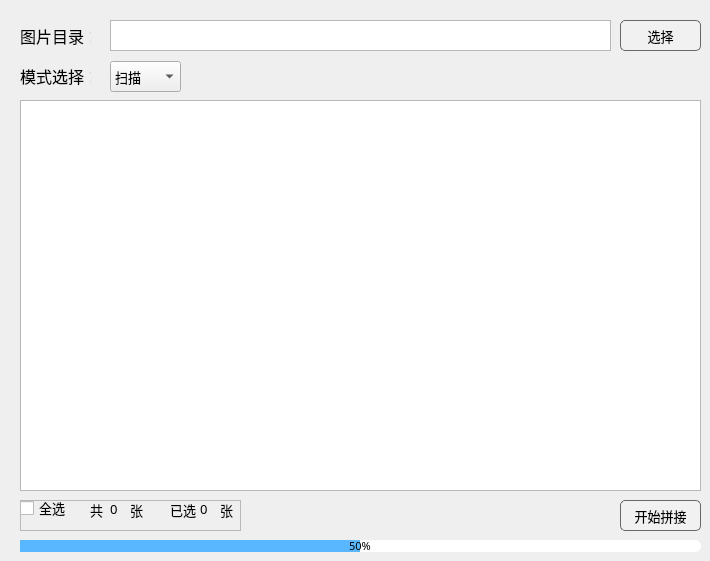
    <widget class="QWidget" name="tabWidgetPage2">
     <attribute name="icon">
      <iconset resource="main_qrc.qrc">
       <normaloff>:/icons/icon/camera.png</normaloff>:/icons/icon/camera.png</iconset>
     </attribute>
     <attribute name="title">
      <string>图像拼接</string>
     </attribute>
     <widget class="QLabel" name="label">
      <property name="geometry">
       <rect>
        <x>20</x>
        <y>20</y>
        <width>71</width>
        <height>31</height>
       </rect>
      </property>
      <property name="font">
       <font>
        <family>Microsoft YaHei UI</family>
        <pointsize>12</pointsize>
        <weight>50</weight>
        <bold>false</bold>
       </font>
      </property>
      <property name="text">
       <string>图片目录：</string>
      </property>
     </widget>
     <widget class="QTextEdit" name="img_path">
      <property name="geometry">
       <rect>
        <x>110</x>
        <y>20</y>
        <width>501</width>
        <height>31</height>
       </rect>
      </property>
      <property name="font">
       <font>
        <family>微软雅黑</family>
        <pointsize>10</pointsize>
        <weight>50</weight>
        <bold>false</bold>
       </font>
      </property>
      <property name="toolTip">
       <string/>
      </property>
      <property name="toolTipDuration">
       <number>1</number>
      </property>
      <property name="statusTip">
       <string>选择拼接图片所在文件夹</string>
      </property>
      <property name="whatsThis">
       <string>选择拼接图片所在文件夹</string>
      </property>
      <property name="readOnly">
       <bool>true</bool>
      </property>
     </widget>
     <widget class="QPushButton" name="btn_choose_img_path">
      <property name="enabled">
       <bool>true</bool>
      </property>
      <property name="geometry">
       <rect>
        <x>620</x>
        <y>20</y>
        <width>81</width>
        <height>31</height>
       </rect>
      </property>
      <property name="font">
       <font>
        <family>Microsoft YaHei UI</family>
        <pointsize>10</pointsize>
        <weight>50</weight>
        <bold>false</bold>
       </font>
      </property>
      <property name="cursor">
       <cursorShape>PointingHandCursor</cursorShape>
      </property>
      <property name="mouseTracking">
       <bool>false</bool>
      </property>
      <property name="toolTip">
       <string>&lt;html&gt;&lt;head/&gt;&lt;body&gt;&lt;p&gt;选择拼接图片所在文件夹&lt;/p&gt;&lt;/body&gt;&lt;/html&gt;</string>
      </property>
      <property name="statusTip">
       <string>选择拼接图片所在文件夹</string>
      </property>
      <property name="autoFillBackground">
       <bool>false</bool>
      </property>
      <property name="styleSheet">
       <string notr="true">QPushButton{
	background-color: rgb(241, 241, 241);
	border-style:solid;
	border-width: 1px;
	border-color: rgb(103, 103, 103);
	border-radius: 5px;
}
QPushButton:hover{
	background-color: rgb(179, 216, 255);
	border-color: rgb(102, 161, 255);
}</string>
      </property>
      <property name="text">
       <string>选择</string>
      </property>
     </widget>
     <widget class="QPushButton" name="btn_stitch">
      <property name="enabled">
       <bool>true</bool>
      </property>
      <property name="geometry">
       <rect>
        <x>620</x>
        <y>500</y>
        <width>81</width>
        <height>31</height>
       </rect>
      </property>
      <property name="font">
       <font>
        <family>Microsoft YaHei UI</family>
        <pointsize>10</pointsize>
        <weight>50</weight>
        <bold>false</bold>
       </font>
      </property>
      <property name="cursor">
       <cursorShape>PointingHandCursor</cursorShape>
      </property>
      <property name="mouseTracking">
       <bool>false</bool>
      </property>
      <property name="toolTip">
       <string>开始拼接所选图片</string>
      </property>
      <property name="statusTip">
       <string>开始拼接所选图片</string>
      </property>
      <property name="layoutDirection">
       <enum>Qt::RightToLeft</enum>
      </property>
      <property name="autoFillBackground">
       <bool>false</bool>
      </property>
      <property name="styleSheet">
       <string notr="true">QPushButton{
	background-color: rgb(241, 241, 241);
	border-style:solid;
	border-width: 1px;
	border-color: rgb(103, 103, 103);
	border-radius: 5px;
}
QPushButton:hover{
	background-color: rgb(179, 216, 255);
	border-color: rgb(102, 161, 255);
}
</string>
      </property>
      <property name="text">
       <string>开始拼接</string>
      </property>
      <property name="checkable">
       <bool>false</bool>
      </property>
      <property name="autoDefault">
       <bool>false</bool>
      </property>
      <property name="default">
       <bool>false</bool>
      </property>
      <property name="flat">
       <bool>false</bool>
      </property>
     </widget>
     <widget class="QProgressBar" name="progressBar">
      <property name="enabled">
       <bool>true</bool>
      </property>
      <property name="geometry">
       <rect>
        <x>20</x>
        <y>540</y>
        <width>681</width>
        <height>12</height>
       </rect>
      </property>
      <property name="font">
       <font>
        <family>微软雅黑</family>
        <pointsize>8</pointsize>
        <weight>50</weight>
        <bold>false</bold>
       </font>
      </property>
      <property name="autoFillBackground">
       <bool>false</bool>
      </property>
      <property name="styleSheet">
       <string notr="true">QProgressBar {
     border-radius: 6px;
 }

 QProgressBar::chunk {
	background-color: rgb(89, 183, 255);
     width: 20px;
 }</string>
      </property>
      <property name="value">
       <number>50</number>
      </property>
      <property name="alignment">
       <set>Qt::AlignCenter</set>
      </property>
      <property name="textVisible">
       <bool>true</bool>
      </property>
      <property name="invertedAppearance">
       <bool>false</bool>
      </property>
      <property name="textDirection">
       <enum>QProgressBar::TopToBottom</enum>
      </property>
     </widget>
     <widget class="QListWidget" name="listWidget">
      <property name="geometry">
       <rect>
        <x>20</x>
        <y>100</y>
        <width>681</width>
        <height>391</height>
       </rect>
      </property>
      <property name="font">
       <font>
        <family>微软雅黑</family>
        <pointsize>10</pointsize>
        <weight>50</weight>
        <bold>false</bold>
       </font>
      </property>
      <property name="sizeAdjustPolicy">
       <enum>QAbstractScrollArea::AdjustToContents</enum>
      </property>
      <property name="dragDropMode">
       <enum>QAbstractItemView::DragDrop</enum>
      </property>
      <property name="defaultDropAction">
       <enum>Qt::IgnoreAction</enum>
      </property>
      <property name="selectionMode">
       <enum>QAbstractItemView::MultiSelection</enum>
      </property>
      <property name="iconSize">
       <size>
        <width>150</width>
        <height>150</height>
       </size>
      </property>
      <property name="movement">
       <enum>QListView::Free</enum>
      </property>
      <property name="flow">
       <enum>QListView::LeftToRight</enum>
      </property>
      <property name="isWrapping" stdset="0">
       <bool>true</bool>
      </property>
      <property name="resizeMode">
       <enum>QListView::Adjust</enum>
      </property>
      <property name="spacing">
       <number>0</number>
      </property>
      <property name="viewMode">
       <enum>QListView::IconMode</enum>
      </property>
      <property name="uniformItemSizes">
       <bool>true</bool>
      </property>
     </widget>
     <widget class="QFrame" name="frame_2">
      <property name="geometry">
       <rect>
        <x>20</x>
        <y>500</y>
        <width>221</width>
        <height>31</height>
       </rect>
      </property>
      <property name="font">
       <font>
        <family>微软雅黑</family>
        <pointsize>11</pointsize>
        <weight>50</weight>
        <bold>false</bold>
        <kerning>true</kerning>
       </font>
      </property>
      <property name="frameShape">
       <enum>QFrame::StyledPanel</enum>
      </property>
      <property name="frameShadow">
       <enum>QFrame::Raised</enum>
      </property>
      <widget class="QLabel" name="label_16">
       <property name="geometry">
        <rect>
         <x>70</x>
         <y>0</y>
         <width>16</width>
         <height>21</height>
        </rect>
       </property>
       <property name="font">
        <font>
         <family>微软雅黑</family>
         <pointsize>10</pointsize>
         <weight>50</weight>
         <bold>false</bold>
         <kerning>true</kerning>
        </font>
       </property>
       <property name="lineWidth">
        <number>1</number>
       </property>
       <property name="text">
        <string>共</string>
       </property>
       <property name="alignment">
        <set>Qt::AlignLeading|Qt::AlignLeft|Qt::AlignTop</set>
       </property>
       <property name="indent">
        <number>-1</number>
       </property>
      </widget>
      <widget class="QLabel" name="img_all_num">
       <property name="geometry">
        <rect>
         <x>90</x>
         <y>0</y>
         <width>31</width>
         <height>21</height>
        </rect>
       </property>
       <property name="font">
        <font>
         <family>微软雅黑</family>
         <pointsize>10</pointsize>
         <weight>50</weight>
         <bold>false</bold>
         <kerning>true</kerning>
        </font>
       </property>
       <property name="text">
        <string>0</string>
       </property>
       <property name="alignment">
        <set>Qt::AlignLeading|Qt::AlignLeft|Qt::AlignTop</set>
       </property>
       <property name="indent">
        <number>-1</number>
       </property>
      </widget>
      <widget class="QLabel" name="label_18">
       <property name="geometry">
        <rect>
         <x>110</x>
         <y>0</y>
         <width>16</width>
         <height>21</height>
        </rect>
       </property>
       <property name="font">
        <font>
         <family>微软雅黑</family>
         <pointsize>10</pointsize>
         <weight>50</weight>
         <bold>false</bold>
         <kerning>true</kerning>
        </font>
       </property>
       <property name="text">
        <string>张</string>
       </property>
       <property name="alignment">
        <set>Qt::AlignLeading|Qt::AlignLeft|Qt::AlignTop</set>
       </property>
      </widget>
      <widget class="QLabel" name="label_19">
       <property name="geometry">
        <rect>
         <x>150</x>
         <y>0</y>
         <width>31</width>
         <height>21</height>
        </rect>
       </property>
       <property name="font">
        <font>
         <family>微软雅黑</family>
         <pointsize>10</pointsize>
         <weight>50</weight>
         <bold>false</bold>
         <kerning>true</kerning>
        </font>
       </property>
       <property name="text">
        <string>已选</string>
       </property>
       <property name="alignment">
        <set>Qt::AlignLeading|Qt::AlignLeft|Qt::AlignTop</set>
       </property>
      </widget>
      <widget class="QLabel" name="img_selected_num">
       <property name="geometry">
        <rect>
         <x>180</x>
         <y>0</y>
         <width>21</width>
         <height>21</height>
        </rect>
       </property>
       <property name="font">
        <font>
         <family>微软雅黑</family>
         <pointsize>10</pointsize>
         <weight>50</weight>
         <bold>false</bold>
         <kerning>true</kerning>
        </font>
       </property>
       <property name="text">
        <string>0</string>
       </property>
       <property name="alignment">
        <set>Qt::AlignLeading|Qt::AlignLeft|Qt::AlignTop</set>
       </property>
      </widget>
      <widget class="QLabel" name="label_21">
       <property name="geometry">
        <rect>
         <x>200</x>
         <y>0</y>
         <width>16</width>
         <height>21</height>
        </rect>
       </property>
       <property name="font">
        <font>
         <family>微软雅黑</family>
         <pointsize>10</pointsize>
         <weight>50</weight>
         <bold>false</bold>
         <kerning>true</kerning>
        </font>
       </property>
       <property name="text">
        <string>张</string>
       </property>
       <property name="alignment">
        <set>Qt::AlignLeading|Qt::AlignLeft|Qt::AlignTop</set>
       </property>
      </widget>
      <widget class="QCheckBox" name="check_box_select_all">
       <property name="geometry">
        <rect>
         <x>0</x>
         <y>0</y>
         <width>51</width>
         <height>16</height>
        </rect>
       </property>
       <property name="font">
        <font>
         <family>微软雅黑</family>
         <pointsize>10</pointsize>
         <weight>50</weight>
         <bold>false</bold>
         <kerning>true</kerning>
        </font>
       </property>
       <property name="statusTip">
        <string>全选或取消全选</string>
       </property>
       <property name="text">
        <string>全选</string>
       </property>
       <property name="iconSize">
        <size>
         <width>16</width>
         <height>16</height>
        </size>
       </property>
       <property name="shortcut">
        <string>Ctrl+A</string>
       </property>
      </widget>
     </widget>
     <widget class="QLabel" name="label_17">
      <property name="geometry">
       <rect>
        <x>20</x>
        <y>60</y>
        <width>71</width>
        <height>31</height>
       </rect>
      </property>
      <property name="font">
       <font>
        <family>Microsoft YaHei UI</family>
        <pointsize>12</pointsize>
        <weight>50</weight>
        <bold>false</bold>
       </font>
      </property>
      <property name="text">
       <string>模式选择：</string>
      </property>
     </widget>
     <widget class="QComboBox" name="stitch_mode">
      <property name="geometry">
       <rect>
        <x>110</x>
        <y>61</y>
        <width>71</width>
        <height>31</height>
       </rect>
      </property>
      <property name="font">
       <font>
        <family>微软雅黑</family>
        <pointsize>10</pointsize>
        <weight>50</weight>
        <bold>false</bold>
       </font>
      </property>
      <property name="styleSheet">
       <string notr="true"/>
      </property>
      <item>
       <property name="text">
        <string>扫描</string>
       </property>
      </item>
      <item>
       <property name="text">
        <string>全景</string>
       </property>
      </item>
     </widget>
    </widget>
